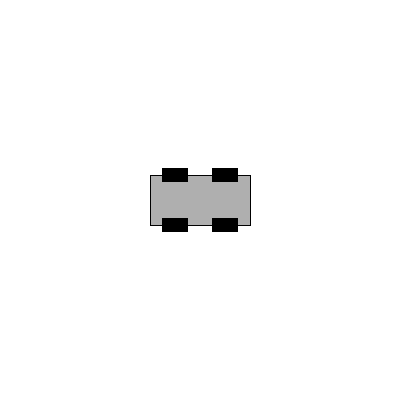
Frame 1 (no input)
Frame 60 (the mouse pressed at the canvas centre just before this capture): identical to frame 1, image omitted
Frame 120 (the mouse held since frame 60 and released just before this capture): identical to frame 1, image omitted

The Processing sketch that drew this single still picture (run headless with seeded random() and noise(); from frame 60 on, the mouse is pressed at the canvas centre):

// Processing sketch: Autopia
// ── Autopia.pde
Car myCar;

void setup() {
  size(400,400);
  smooth();
  myCar = new Car(200,200,100);
}

void draw() {
  background(255);
  myCar.drive();
  myCar.draw();

}

void keyPressed() {
  if(key == 'i') { 
   
  }
  else if (key == 'k'){
  }
} 


// ── Car.pde
class Car {
  float x;
  float y;
  float thesize;
  float offset;
  float speed;
  
  Car(float newx, float newy, float newsize) {
    x = newx;
    y = newy;
    thesize = newsize;
    offset = thesize/4;
    speed = 0.0; 
}

void draw() {
  rectMode(CENTER);
  stroke(0);
  fill(175);
  rect(x,y,thesize,thesize/2);
  
  fill(0);
  rect(x-offset,y-offset,offset,offset/2);
  rect(x+offset,y-offset,offset,offset/2);
  rect(x-offset,y+offset,offset,offset/2);
  rect(x+offset,y+offset,offset,offset/2);
}
void drive() {
  x+=speed;
}
void accelerator(float amount) {
  speed+=amount;
}
}
